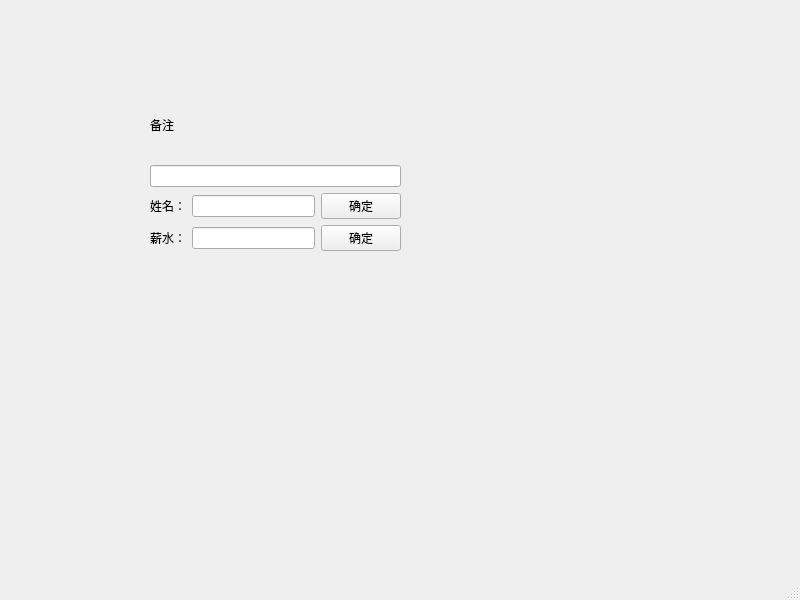
<?xml version="1.0" encoding="UTF-8"?>
<ui version="4.0">
 <class>MainWindow</class>
 <widget class="QMainWindow" name="MainWindow">
  <property name="geometry">
   <rect>
    <x>0</x>
    <y>0</y>
    <width>800</width>
    <height>600</height>
   </rect>
  </property>
  <property name="windowTitle">
   <string>MainWindow</string>
  </property>
  <widget class="QWidget" name="centralwidget">
   <widget class="QWidget" name="">
    <property name="geometry">
     <rect>
      <x>150</x>
      <y>90</y>
      <width>251</width>
      <height>161</height>
     </rect>
    </property>
    <layout class="QVBoxLayout" name="verticalLayout">
     <item>
      <widget class="QLabel" name="label">
       <property name="text">
        <string>备注</string>
       </property>
      </widget>
     </item>
     <item>
      <widget class="QLineEdit" name="lineEdit"/>
     </item>
     <item>
      <layout class="QHBoxLayout" name="horizontalLayout_2">
       <item>
        <widget class="QLabel" name="label_2">
         <property name="text">
          <string>姓名：</string>
         </property>
        </widget>
       </item>
       <item>
        <widget class="QLineEdit" name="lineEdit_2"/>
       </item>
       <item>
        <widget class="QPushButton" name="pushButton">
         <property name="text">
          <string>确定</string>
         </property>
        </widget>
       </item>
      </layout>
     </item>
     <item>
      <layout class="QHBoxLayout" name="horizontalLayout">
       <item>
        <widget class="QLabel" name="label_3">
         <property name="text">
          <string>薪水：</string>
         </property>
        </widget>
       </item>
       <item>
        <widget class="QLineEdit" name="lineEdit_3"/>
       </item>
       <item>
        <widget class="QPushButton" name="pushButton_2">
         <property name="text">
          <string>确定</string>
         </property>
        </widget>
       </item>
      </layout>
     </item>
    </layout>
   </widget>
  </widget>
  <widget class="QMenuBar" name="menubar">
   <property name="geometry">
    <rect>
     <x>0</x>
     <y>0</y>
     <width>800</width>
     <height>26</height>
    </rect>
   </property>
  </widget>
  <widget class="QStatusBar" name="statusbar"/>
 </widget>
 <resources/>
 <connections/>
</ui>
